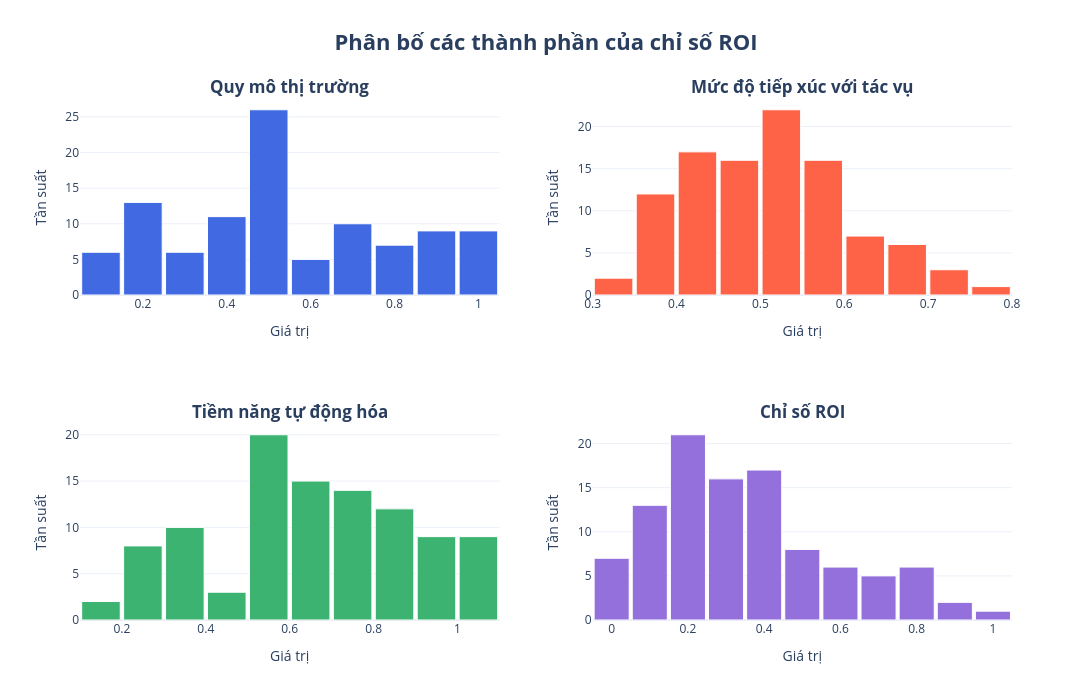

Source (notebook cell):
### Markdown cell above
## 3. Phương pháp tính ROI Index

### 3.1. Quy mô giá trị lao động
`Market Scale = percentile-rank(log(1 + Annual Wage × Employment))` theo các nghề duy nhất

Biến đổi log hạn chế việc nghề có số lao động rất lớn áp đảo hoàn toàn bảng xếp hạng.

### 3.2. Mức độ hiện diện của task trong công việc
`Time Share Proxy = 0.10 + 0.90 × (Worker Time − 1) / 4`

`Frequency Intensity = (Frequency − 1) / 6`

`Importance Intensity = (Importance − 1) / 4`

`Task Exposure = 0.50 × Time Share Proxy + 0.25 × Frequency Intensity + 0.25 × Importance Intensity`

### 3.3. Khả năng tự động hóa
`Automation Potential = (Expert Automation Capacity − 1) / 4`

### 3.4. Điểm tổng hợp
`Economic Potential Raw = Market Scale × Task Exposure × Automation Potential`

`ROI Index = MinMax(Economic Potential Raw)`

Các thang Frequency, Importance và Automation được chuẩn hóa theo neo lý thuyết gốc, không theo min/max quan sát. Codebook xác định Worker Time từ 1 = 10% đến 5 = 100% thời gian làm việc; các mức giữa được nội suy tuyến tính và chỉ được gọi là proxy, không phải số giờ. Phép nhân bảo đảm một thành phần rất cao không thể che lấp hoàn toàn một thành phần gần bằng 0.

### Code cell
from plotly.subplots import make_subplots
import plotly.graph_objects as go

complete = roi[roi['ROI Data Complete']].copy()

components = ['Market Scale','Task Exposure','Automation Potential','ROI Index']

subplot_titles = ['Quy mô thị trường','Mức độ tiếp xúc với tác vụ','Tiềm năng tự động hóa','Chỉ số ROI']

fig = make_subplots(rows=2, cols=2, subplot_titles=subplot_titles)

positions = [(1,1), (1,2), (2,1), (2,2)]
colors = ['royalblue', 'tomato', 'mediumseagreen', 'mediumpurple']

for column, title, color, (r, c) in zip(components, subplot_titles, colors, positions):
    fig.add_trace(
        go.Histogram(
            x=complete[column],
            nbinsx=15,
            marker=dict(color=color, line=dict(color='white',width=1)), showlegend=False), row=r, col=c)


for annotation in fig.layout.annotations:
    annotation.text = f"<b>{annotation.text}</b>"
    annotation.font = dict(size=17)

fig.update_layout(
    template='plotly_white',

    title=dict(text="<b>Phân bố các thành phần của chỉ số ROI</b>", x=0.5, xanchor="center", font=dict(size=22)),
    height=700,
    width=1100,
    bargap=0.08
)

fig.update_xaxes(title_text="Giá trị")
fig.update_yaxes(title_text="Tần suất")

#save_chart(fig, 'Phân phối các thành phần_ROI_Index.png', height=750)

fig.show()

### Figure 1 — Plotly figure (JSON) as saved in the notebook; plotly's stock layout.template omitted (floating-point values rounded to 4 significant figures)
{"data": [{"marker": {"color": "royalblue", "line": {"color": "white", "width": 1}}, "nbinsx": 15, "showlegend": false, "type": "histogram", "x": [0.8182, 0.8182, 0.8182, 1.0, 0.8182, 0.7273, 0.9091, 0.5455, 0.9091, 0.5455, 1.0, 0.8182, 0.7273, 0.9091, 0.5455, 0.9091, 0.9091, 0.5455, 1.0, 0.5455, 0.9091, 0.5455, 0.9091, 0.7273, 0.9091, 0.4545, 0.7273, 0.5455, 0.7273, 0.4545, 0.5455, 0.4545, 0.5455, 0.7273, 0.5455, 0.4545, 0.6364, 0.5455, 0.3636, 0.5455, 0.6364, 1.0, 0.7273, 0.6364, 0.6364, 0.4545, 0.5455, 1.0, 0.3636, 0.3636, 0.5455, 0.5455, 0.8182, 0.3636, 0.5455, 1.0, 0.5455, 0.3636, 0.3636, 0.4545, 1.0, 1.0, 0.7273, 0.1818, 0.6364, 0.2727, 1.0, 0.3636, 0.3636, 0.3636, 0.2727, 0.3636, 0.9091, 0.4545, 0.4545, 0.8182, 0.2727, 0.1818, 0.7273, 0.1818, 0.2727, 0.1818, 0.1818, 0.1818, 0.2727, 0.1818, 0.1818, 0.1818, 0.1818, 0.3636, 0.1818, 0.1818, 0.4545, 0.7273, 0.2727, 0.09091, 0.09091, 0.09091, 0.09091, 0.1818, 0.09091, 0.09091], "xaxis": "x", "yaxis": "y"}, {"marker": {"color": "tomato", "line": {"color": "white", "width": 1}}, "nbinsx": 15, "showlegend": false, "type": "histogram", "x": [0.6544, 0.5442, 0.5398, 0.6298, 0.5219, 0.5148, 0.5402, 0.6704, 0.4583, 0.6385, 0.5345, 0.5771, 0.4898, 0.5097, 0.7508, 0.3727, 0.53, 0.5102, 0.5308, 0.5556, 0.5504, 0.6085, 0.5367, 0.359, 0.6273, 0.5785, 0.5273, 0.4527, 0.3927, 0.5129, 0.5871, 0.5023, 0.5083, 0.4508, 0.7433, 0.5067, 0.4958, 0.7146, 0.6052, 0.5575, 0.4746, 0.5033, 0.6877, 0.5885, 0.5451, 0.5592, 0.5302, 0.4338, 0.4352, 0.6938, 0.5762, 0.5533, 0.3671, 0.447, 0.5408, 0.5867, 0.4281, 0.3758, 0.4817, 0.4871, 0.509, 0.494, 0.394, 0.715, 0.55, 0.567, 0.4608, 0.4857, 0.596, 0.5821, 0.4146, 0.3619, 0.4207, 0.3588, 0.5273, 0.3271, 0.3469, 0.6044, 0.4492, 0.4823, 0.3833, 0.4696, 0.4285, 0.6667, 0.3571, 0.3708, 0.4227, 0.434, 0.4177, 0.4263, 0.484, 0.4221, 0.4133, 0.4832, 0.429, 0.4221, 0.6019, 0.4858, 0.6942, 0.429, 0.3565, 0.5973], "xaxis": "x2", "yaxis": "y2"}, {"marker": {"color": "mediumseagreen", "line": {"color": "white", "width": 1}}, "nbinsx": 15, "showlegend": false, "type": "histogram", "x": [0.875, 1.0, 0.9167, 0.625, 0.9167, 1.0, 0.75, 1.0, 0.875, 1.0, 0.625, 0.6667, 0.875, 0.6667, 0.75, 0.875, 0.5833, 1.0, 0.5, 0.875, 0.5, 0.75, 0.5, 0.9167, 0.4167, 0.875, 0.5833, 0.875, 0.75, 0.9167, 0.6667, 0.9167, 0.75, 0.625, 0.5, 0.875, 0.625, 0.5, 0.875, 0.625, 0.625, 0.375, 0.375, 0.5, 0.5, 0.6667, 0.5833, 0.375, 1.0, 0.625, 0.5, 0.5, 0.5, 0.9167, 0.5, 0.25, 0.625, 1.0, 0.75, 0.5833, 0.25, 0.25, 0.4167, 0.9167, 0.3333, 0.75, 0.25, 0.625, 0.5, 0.5, 0.875, 0.75, 0.25, 0.5833, 0.375, 0.3333, 0.875, 0.75, 0.25, 0.9167, 0.75, 0.9167, 1.0, 0.625, 0.75, 1.0, 0.8333, 0.75, 0.75, 0.3333, 0.5833, 0.6667, 0.25, 0.125, 0.3333, 0.75, 0.4167, 0.5, 0.3333, 0.25, 0.375, 0.1667], "xaxis": "x3", "yaxis": "y3"}, {"marker": {"color": "mediumpurple", "line": {"color": "white", "width": 1}}, "nbinsx": 15, "showlegend": false, "type": "histogram", "x": [1.0, 0.9494, 0.8615, 0.8371, 0.8324, 0.7952, 0.782, 0.7763, 0.7739, 0.7384, 0.7074, 0.6654, 0.6587, 0.6527, 0.6489, 0.6256, 0.5921, 0.5861, 0.558, 0.5575, 0.5249, 0.5222, 0.5113, 0.5012, 0.4975, 0.4812, 0.4672, 0.4506, 0.4465, 0.4455, 0.445, 0.4358, 0.4329, 0.4263, 0.4216, 0.4189, 0.4095, 0.4045, 0.3994, 0.394, 0.3912, 0.3911, 0.3885, 0.3879, 0.3578, 0.3491, 0.3475, 0.3343, 0.3248, 0.3235, 0.3224, 0.3088, 0.3072, 0.3046, 0.3014, 0.2995, 0.298, 0.2778, 0.2662, 0.2614, 0.2573, 0.2491, 0.2402, 0.2397, 0.2342, 0.2327, 0.2311, 0.2206, 0.2162, 0.2107, 0.1956, 0.1951, 0.1884, 0.1874, 0.1759, 0.1745, 0.1605, 0.1597, 0.1581, 0.1553, 0.151, 0.1507, 0.1499, 0.1452, 0.1393, 0.1271, 0.1197, 0.1091, 0.1043, 0.09276, 0.09203, 0.09166, 0.08254, 0.07592, 0.06518, 0.04294, 0.02993, 0.02837, 0.02609, 0.02274, 0.006752, 0.0], "xaxis": "x4", "yaxis": "y4"}], "layout": {"annotations": [{"font": {"size": 17}, "showarrow": false, "text": "<b>Quy mô thị trường</b>", "x": 0.225, "xanchor": "center", "xref": "paper", "y": 1, "yanchor": "bottom", "yref": "paper"}, {"font": {"size": 17}, "showarrow": false, "text": "<b>Mức độ tiếp xúc với tác vụ</b>", "x": 0.775, "xanchor": "center", "xref": "paper", "y": 1, "yanchor": "bottom", "yref": "paper"}, {"font": {"size": 17}, "showarrow": false, "text": "<b>Tiềm năng tự động hóa</b>", "x": 0.225, "xanchor": "center", "xref": "paper", "y": 0.375, "yanchor": "bottom", "yref": "paper"}, {"font": {"size": 17}, "showarrow": false, "text": "<b>Chỉ số ROI</b>", "x": 0.775, "xanchor": "center", "xref": "paper", "y": 0.375, "yanchor": "bottom", "yref": "paper"}], "bargap": 0.08, "height": 700, "title": {"font": {"size": 22}, "text": "<b>Phân bố các thành phần của chỉ số ROI</b>", "x": 0.5, "xanchor": "center"}, "width": 1100, "xaxis": {"anchor": "y", "domain": [0, 0.45], "title": {"text": "Giá trị"}}, "xaxis2": {"anchor": "y2", "domain": [0.55, 1], "title": {"text": "Giá trị"}}, "xaxis3": {"anchor": "y3", "domain": [0, 0.45], "title": {"text": "Giá trị"}}, "xaxis4": {"anchor": "y4", "domain": [0.55, 1], "title": {"text": "Giá trị"}}, "yaxis": {"anchor": "x", "domain": [0.625, 1], "title": {"text": "Tần suất"}}, "yaxis2": {"anchor": "x2", "domain": [0.625, 1], "title": {"text": "Tần suất"}}, "yaxis3": {"anchor": "x3", "domain": [0, 0.375], "title": {"text": "Tần suất"}}, "yaxis4": {"anchor": "x4", "domain": [0, 0.375], "title": {"text": "Tần suất"}}}}
